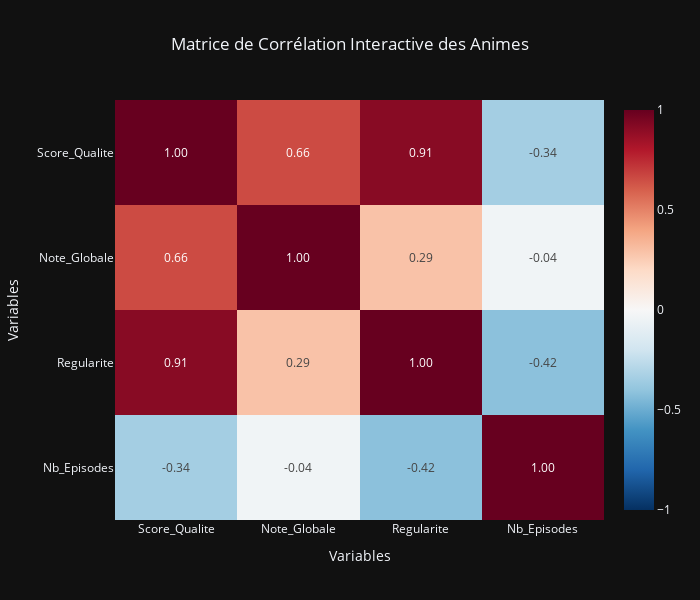

The cell this chart's notebook holds for it:
### Markdown cell above
Correlation

### Code cell
import plotly.express as px

# 1. Calcul de la corrélation (assure-toi que df_clean est bien chargé)
correlation = df_clean[['Score_Qualite', 'Note_Globale', 'Regularite', 'Nb_Episodes']].corr()

# 2. Création de la heatmap interactive
fig = px.imshow(
    correlation,
    text_auto='.2f',
    # Affiche les chiffres arrondis à 2 décimales
    aspect="auto",
    color_continuous_scale='RdBu_r',
    # Échelle pro (Rouge = Positif, Bleu = Négatif)
    range_color=[-1, 1],
    # Fixe l'échelle de -1 à 1
    title="Matrice de Corrélation Interactive des Animes"
)

# 3. Amélioration du design (plus épuré)
fig.update_layout(
    title_x=0.5,
    xaxis_title="Variables",
    yaxis_title="Variables",
    width=700,
    height=600
)

fig.show()

### Figure 1 — Plotly figure (JSON) as saved in the notebook; plotly's stock layout.template omitted (floating-point values rounded to 4 significant figures)
{"data": [{"coloraxis": "coloraxis", "name": "0", "texttemplate": "%{z:.2f}", "x": ["Score_Qualite", "Note_Globale", "Regularite", "Nb_Episodes"], "y": ["Score_Qualite", "Note_Globale", "Regularite", "Nb_Episodes"], "z": [[1.0, 0.6572, 0.9124, -0.3425], [0.6572, 1.0, 0.2912, -0.03622], [0.9124, 0.2912, 1.0, -0.415], [-0.3425, -0.03622, -0.415, 1.0]], "type": "heatmap", "xaxis": "x", "yaxis": "y", "hovertemplate": "x: %{x}<br>y: %{y}<br>color: %{z}<extra></extra>"}], "layout": {"xaxis": {"anchor": "y", "domain": [0.0, 1.0], "title": {"text": "Variables"}}, "yaxis": {"anchor": "x", "domain": [0.0, 1.0], "autorange": "reversed", "title": {"text": "Variables"}}, "coloraxis": {"colorscale": [[0.0, "rgb(5,48,97)"], [0.1, "rgb(33,102,172)"], [0.2, "rgb(67,147,195)"], [0.3, "rgb(146,197,222)"], [0.4, "rgb(209,229,240)"], [0.5, "rgb(247,247,247)"], [0.6, "rgb(253,219,199)"], [0.7, "rgb(244,165,130)"], [0.8, "rgb(214,96,77)"], [0.9, "rgb(178,24,43)"], [1.0, "rgb(103,0,31)"]], "cmin": -1, "cmax": 1}, "title": {"text": "Matrice de Corrélation Interactive des Animes", "x": 0.5}, "width": 700, "height": 600}}
